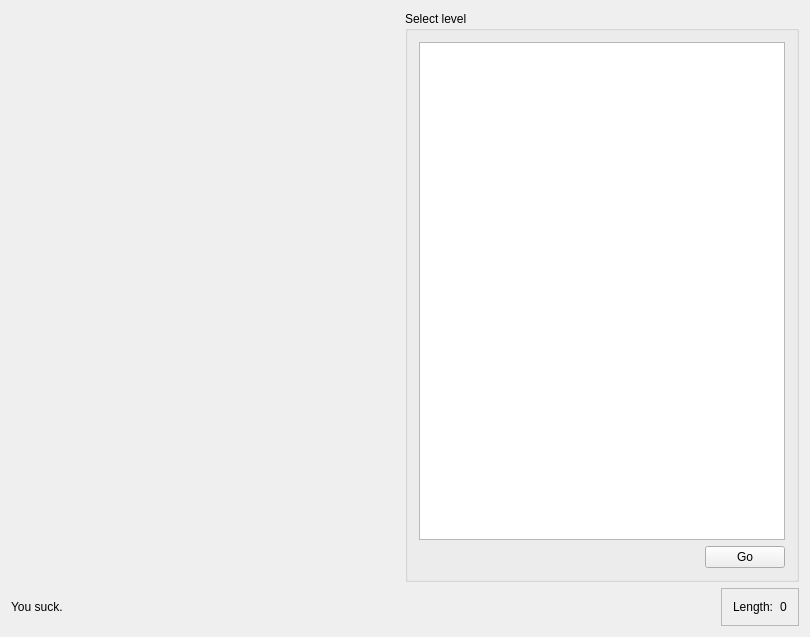
<?xml version="1.0" encoding="UTF-8"?>
<ui version="4.0">
 <class>MainWindow</class>
 <widget class="QMainWindow" name="MainWindow">
  <property name="geometry">
   <rect>
    <x>0</x>
    <y>0</y>
    <width>810</width>
    <height>637</height>
   </rect>
  </property>
  <property name="windowTitle">
   <string>MainWindow</string>
  </property>
  <widget class="QWidget" name="centralWidget">
   <layout class="QGridLayout" name="gridLayout">
    <item row="0" column="0">
     <widget class="Canvas" name="canvas" native="true">
      <property name="sizePolicy">
       <sizepolicy hsizetype="Expanding" vsizetype="Expanding">
        <horstretch>0</horstretch>
        <verstretch>0</verstretch>
       </sizepolicy>
      </property>
      <property name="baseSize">
       <size>
        <width>0</width>
        <height>0</height>
       </size>
      </property>
      <property name="focusPolicy">
       <enum>Qt::StrongFocus</enum>
      </property>
     </widget>
    </item>
    <item row="0" column="1">
     <widget class="QGroupBox" name="menuBox">
      <property name="title">
       <string>Select level</string>
      </property>
      <layout class="QGridLayout" name="gridLayout_2">
       <item row="0" column="0" colspan="2">
        <widget class="QListWidget" name="levelList"/>
       </item>
       <item row="1" column="0">
        <spacer name="horizontalSpacer_2">
         <property name="orientation">
          <enum>Qt::Horizontal</enum>
         </property>
         <property name="sizeType">
          <enum>QSizePolicy::Expanding</enum>
         </property>
         <property name="sizeHint" stdset="0">
          <size>
           <width>280</width>
           <height>20</height>
          </size>
         </property>
        </spacer>
       </item>
       <item row="1" column="1">
        <widget class="QPushButton" name="playBtn">
         <property name="text">
          <string>Go</string>
         </property>
        </widget>
       </item>
      </layout>
     </widget>
    </item>
    <item row="1" column="0" colspan="2">
     <layout class="QHBoxLayout" name="horizontalLayout_2">
      <item>
       <widget class="QLabel" name="infoLabel">
        <property name="text">
         <string>You suck.</string>
        </property>
       </widget>
      </item>
      <item>
       <spacer name="horizontalSpacer">
        <property name="orientation">
         <enum>Qt::Horizontal</enum>
        </property>
        <property name="sizeHint" stdset="0">
         <size>
          <width>40</width>
          <height>20</height>
         </size>
        </property>
       </spacer>
      </item>
      <item>
       <widget class="QFrame" name="rightFrame">
        <property name="frameShape">
         <enum>QFrame::StyledPanel</enum>
        </property>
        <property name="frameShadow">
         <enum>QFrame::Raised</enum>
        </property>
        <layout class="QHBoxLayout" name="horizontalLayout_4">
         <item>
          <widget class="QLabel" name="visualLengthLabel">
           <property name="text">
            <string>Length:</string>
           </property>
          </widget>
         </item>
         <item>
          <widget class="QLabel" name="lengthLabel">
           <property name="text">
            <string>0</string>
           </property>
          </widget>
         </item>
        </layout>
       </widget>
      </item>
     </layout>
    </item>
   </layout>
  </widget>
 </widget>
 <layoutdefault spacing="6" margin="11"/>
 <customwidgets>
  <customwidget>
   <class>Canvas</class>
   <extends>QWidget</extends>
   <header>canvas.h</header>
   <container>1</container>
  </customwidget>
 </customwidgets>
 <resources/>
 <connections/>
</ui>
